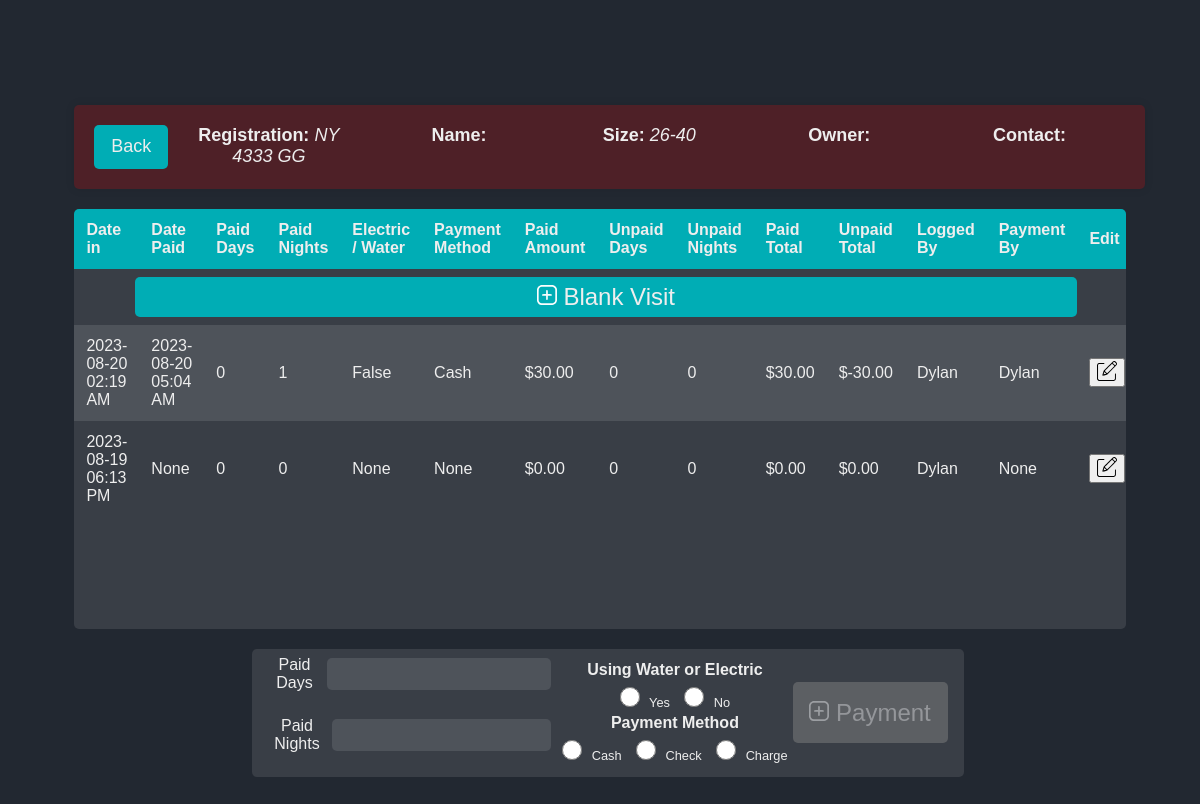
Before: /visits?id=1 (signed in) with the older database file.
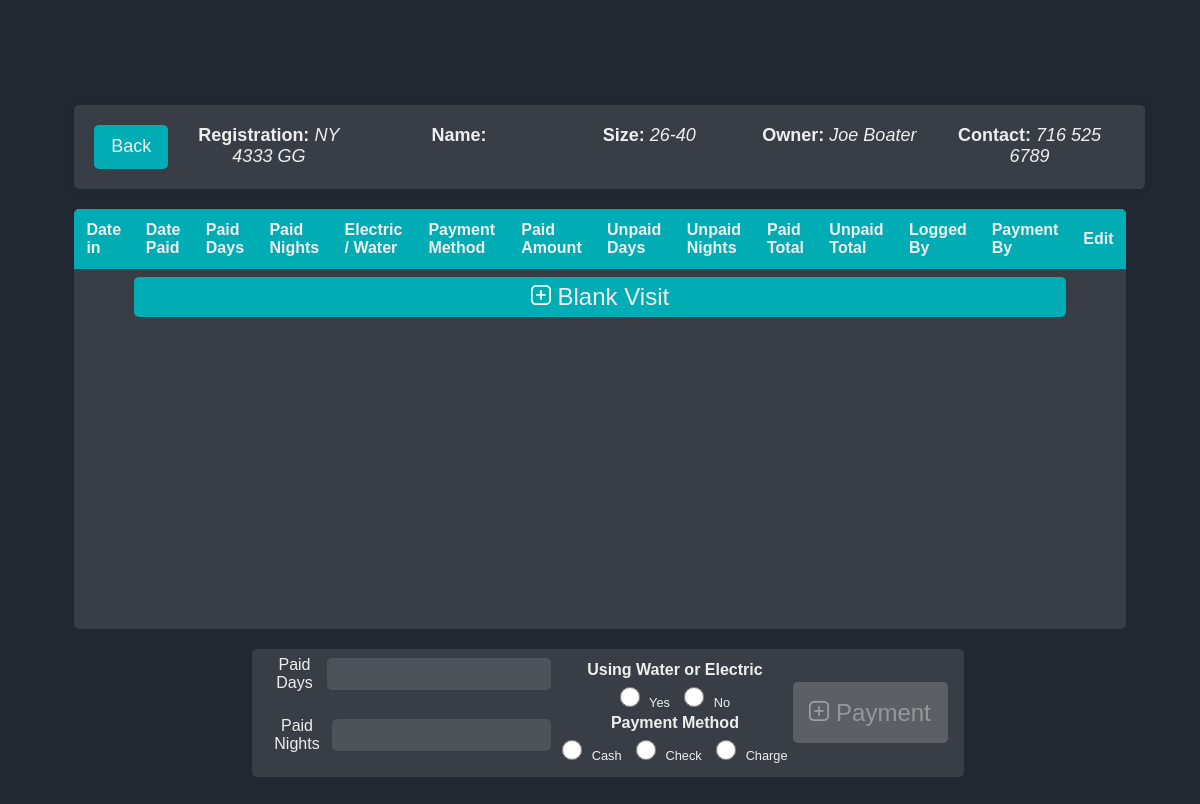
After: the same page with the newer database file.
### website/models.py (models this page shows)
class Boat(db.Model):
    id = db.Column(db.Integer, primary_key=True)
    boat_reg = db.Column(db.String(150), unique=True)
    sanitized_boat_reg = db.Column(db.String(150), unique=True)
    boat_name = db.Column(db.String(150))
    sanitized_boat_name = db.Column(db.String(150))
    phone_number = db.Column(db.String(150))
    sanitized_phone_number = db.Column(db.String(150))
    owner_name = db.Column(db.String(150))
    sanitized_owner_name = db.Column(db.String(150))
    boat_size = db.Column(db.Integer)
    email = db.Column(db.String(150))
    zipcode = db.Column(db.String(150))
    visits = db.relationship('Visit', backref='boat')
    current_boats_id = db.Column(db.Integer, db.ForeignKey('current_boats.id'))
    total_paid_days = db.Column(db.Integer)
    total_paid_nights = db.Column(db.Integer)
    total_unpaid_days = db.Column(db.Integer)
    total_unpaid_nights = db.Column(db.Integer)
    paid_until = db.Column(db.String(150))
    latest_date_in = db.Column(db.String(150))

class Visit(db.Model):
    id = db.Column(db.Integer, primary_key=True)
    logged_by = db.Column(db.Integer, db.ForeignKey('user.id'))
    payment_by = db.Column(db.Integer, db.ForeignKey('user.id'))
    logged_by_user = db.relationship('User', foreign_keys=[logged_by], back_populates='logged_visits')
    payment_by_user = db.relationship('User', foreign_keys=[payment_by], back_populates='paid_visits')
    date_in = db.Column(db.String(150))
    date_paid = db.Column(db.String(150))
    paid_amount = db.Column(db.Float)
    paid_days = db.Column(db.Integer)
    paid_nights = db.Column(db.Integer)
    paid_enw = db.Column(db.Boolean)
    paid_with = db.Column(db.String(150))
    unpaid_days = db.Column(db.Integer)
    unpaid_nights = db.Column(db.Integer)
    total = db.Column(db.Float)
    unpaid_total = db.Column(db.Float)
    boat_id = db.Column(db.Integer, db.ForeignKey('boat.id'))

class User(db.Model, UserMixin):
    id = db.Column(db.Integer, primary_key=True)
    email = db.Column(db.String(150), unique=True)
    password = db.Column(db.String(150))
    first_name = db.Column(db.String(150))
    logged_visits = db.relationship('Visit', foreign_keys='Visit.logged_by', back_populates='logged_by_user')
    paid_visits = db.relationship('Visit', foreign_keys='Visit.payment_by', back_populates='payment_by_user')

### website/views.py (the view, shortened to what this page needs)
@views.route('/visits' , methods=['GET','POST'])
@login_required
def visits():
    form = PaymentForm()
    delete_visit_form = DeleteVisitForm()
    button_pressed = request.form.get('submit-button')
    selected_row_id = request.form.get('selectedRowId')
    print("Button pressed is: " + str(button_pressed))
    print("Selected row ID is:", selected_row_id)
    boat = getBoatById(request.args.get('id', ''))
    sorted_visits = sorted(boat.visits, key=sort_key, reverse=True)
    if button_pressed == "search":
        form.date_paid.data = calc_current_time()
        form.date_in.data = Visit.query.get(selected_row_id).date_in
    if not boat:
        flash("Bad Boat ID", category='error')
    boat = getBoatById(request.args.get('id', ''))
    sorted_visits = sorted(boat.visits, key=sort_key, reverse=True)
    return render_template("visits.html", form=form, boat=boat, visits=sorted_visits, delete_form=delete_visit_form)

### website/templates/visits.html (shortened to what this page needs)
{% extends "base.html" %}
{% block head %}
  <link rel="stylesheet" href="static/form-styles.css">
{% endblock %}
{% block styles %}static/visit-styles.css{% endblock %}
{% block content%}
<div id="boat-info" class="boat-info-container {% if not boat.total_unpaid_nights == None and boat.total_unpaid_nights > 0 %}red-tint{%elif not boat.total_unpaid_days == None and boat.total_unpaid_days > 0%} yellow-tint {% endif %}">
  <a href="{{ url_for('views.log_boat', boat_reg=boat.boat_reg, boat_name=boat.boat_name, phone_number=boat.phone_number, id=boat.id) }}" id="home-btn">Back</a>
  <div class="boat-info-item"><h3><span><b>Registration:</b> </span><em>{{boat.boat_reg}}</em></h3></div>
  <div class="boat-info-item"><h3><span><b>Name:</b> </span><em>{{boat.boat_name}}</em></h3></div>
  <div class="boat-info-item"><h3><span><b>Size:</b> </span><em>{{boat.boat_size}}</em></h3></div>
  <div class="boat-info-item"><h3><span><b>Owner:</b> </span><em>{{boat.owner_name}}</em></h3></div>
  <div class="boat-info-item"><h3><span><b>Contact:</b> </span><em>{{boat.phone_number}}</em></h3></div>
</div>
<div id="main-container">
    <div id="left-container" style="flex: 1;">
            <div id="table-container">
                <table id="search-results">
                <thead>
                    <tr>
                    <th>Date in</th>
                    <th>Date Paid</th>
                    <th>Paid Days</th>
                    <th>Paid Nights</th>
                    <th>Electric / Water</th>
                    <th>Payment Method</th>
                    <th>Paid Amount</th>
                    <th>Unpaid Days</th>
                    <th>Unpaid Nights</th>
                    <th>Paid Total</th>
                    <th>Unpaid Total</th>
                    <th>Logged By</th>
                    <th>Payment By</th>
                    <th>Edit</th>
                    </tr>
                </thead>
                <tbody>
                    <tr class="add-blank-visit" id="add-blank-visit">
                      <td colspan="14">
                          <form method="POST">
                            <button type="submit" class="btn btn-primary add-blank-visit-button" name="submit-button" value="add_new">
                              <img src="static/more.svg" alt="Add-blank-visit" width="20" height="20">
                              Blank Visit
                            </button>
                          </form>
                      </td>
                    </tr>
                    {% for visit in visits%}
                    <tr id="row-{{ visit.id }}" {% if not visit.unpaid_nights == None and visit.unpaid_nights > 0 %}class="red-tint"{%elif not visit.unpaid_days == None and visit.unpaid_days > 0%} class="yellow-tint" {% endif %}>
                      <form class="edit-form" method="POST" action="{{ url_for('views.update_payment', visitid=visit.id, id=boat.id) }}">
                        <td class="editable">
                          <div style="display: flex; align-items: center;">
                            <span class="text">{{ visit.date_in | utc_to_est}}</span>
                          </div>
                        </td>
                        <td class="editable">
                          <span class="text">{{ visit.date_paid | utc_to_est}}</span>
                        </td>
                        <td class="editable">
                          <span class="text">{{ visit.paid_days }}</span>
                          </td>
                        <td class="editable">
                          <span class="text">{{ visit.paid_nights }}</span>
                          </td>
                        <td class="editable">
                          <span class="text">{{ visit.paid_enw }}</span>
                          </td>
                        <td class="editable">
                          <span class="text">{{ visit.paid_with }}</span>
                          </td>
                          <td>
                            {% if visit.paid_amount == None %}
                              $0
                            {% else %}
                              ${{visit.paid_amount}}0
                            {% endif%}
                          </td>
                          <td class="editable">
                            <span class="text">{{ visit.unpaid_days  }}</span>
                          </td>
                          <td class="editable">
                            <span class="text">{{ visit.unpaid_nights  }}</span>
                          </td>
                          <td>
                            {% if visit.total == None %}
                              $0
                            {% else %}
                              ${{visit.total}}0
                            {% endif%}
                          </td>
                          <td>
                            {% if visit.unpaid_total == None %}
                              $0
                            {% else %}
                              ${{visit.unpaid_total}}0
                            {% endif%}
                          </td>
                          <td>
                            {% if visit.logged_by == None %}
                                None
                            {% elif visit.logged_by == 'BOATER' %}
                                Boater
                            {% else %}
                                {{ visit.logged_by|userID_to_name }}
                            {% endif %}
                          </td>
                          <td>
                            {% if visit.payment_by == None %}
                                None
                            {% elif visit.logged_by == 'BOATER' %}
                                Boater
                            {% else %}
                                {{ visit.payment_by|userID_to_name }}
                            {% endif %}
                          </td>
                          <td>
                            <button type="button" class="edit-button">
                              <img src="static/edit.svg" alt="Edit" width="20" height="20">
                            </button>
                          </td>
                      </form>
                    </tr>
                    {% endfor %}
                </tbody>
                </table>
            </div>
            </div>
    </div>
    <div id="right-container">
        <form method="POST" id="search">
          <div id="search-container" style="height: 7em;">
            <div>
                <div class="form-group">
                    {{ form.paid_days.label }}
                    {{ form.paid_days(class="form-control") }}
                </div>
                <div class="form-group">
                    {{ form.paid_nights.label }}
                    {{ form.paid_nights(class="form-control") }}
                </div>
            </div>
            <div class="radio-container">
                <div>
                    <h4 class="custom-heading">Using Water or Electric</h4>
                    {% for subfield in form.paid_enw %}
                        {{ subfield(class="form-check-input") }} {{ subfield.label(class="form-check-label") }}
                    {% endfor %}
                </div>
                <div>
                    <h4 class="custom-heading">Payment Method</h4>
                    {% for subfield in form.paid_with %}
                        {{ subfield(class="form-check-input") }} {{ subfield.label(class="form-check-label") }}
                    {% endfor %}
                </div>
            </div>
            <div>
              <div id="button-container">
                <button type="submit" class="btn btn-primary" id="login-btn" name="submit-button" value="search" >
                    <div >
                        <img src="static/more.svg" alt="Add-visit" width="20" height="20">
                        Payment
                    </div>
                </button>
            </div>
            </div>
          </div>
        </form>
</div>
{%endblock%}

### website/templates/base.html (shortened to what this page needs)
<!DOCTYPE html>
<html lang="en">
<head>
  <link rel="stylesheet" href="{%block styles%}static/styles.css{%endblock%}">
  {%block head%}{%endblock%}
</head>
<body>
  <div id="content-container">
    <div class="container">{% block content %} {% endblock %}</div>
  </div>
</body>
</html>

Changed rows visible on the page:
removed Visit: date_in|utc_to_est "2023-08-20 02:19 AM", date_paid|utc_to_est "2023-08-20 05:04 AM", paid_days "0", paid_nights "1", paid_enw "False", paid_with "Cash", paid_amount "30.0", unpaid_days "0", unpaid_nights "0", total "30.0", unpaid_total "-30.0", logged_by|userID_to_name "Dylan", payment_by|userID_to_name "Dylan"
removed Visit: date_in|utc_to_est "2023-08-19 06:13 PM", date_paid|utc_to_est "None", paid_days "0", paid_nights "0", paid_enw "None", paid_with "None", paid_amount "0.0", unpaid_days "0", unpaid_nights "0", total "0.0", unpaid_total "0.0", logged_by|userID_to_name "Dylan"
changed Boat "NY 4333 GG": total_unpaid_nights 1 → 0 (drawn); owner_name (not shown) → "Joe Boater"; phone_number (not shown) → "716 525 6789"
